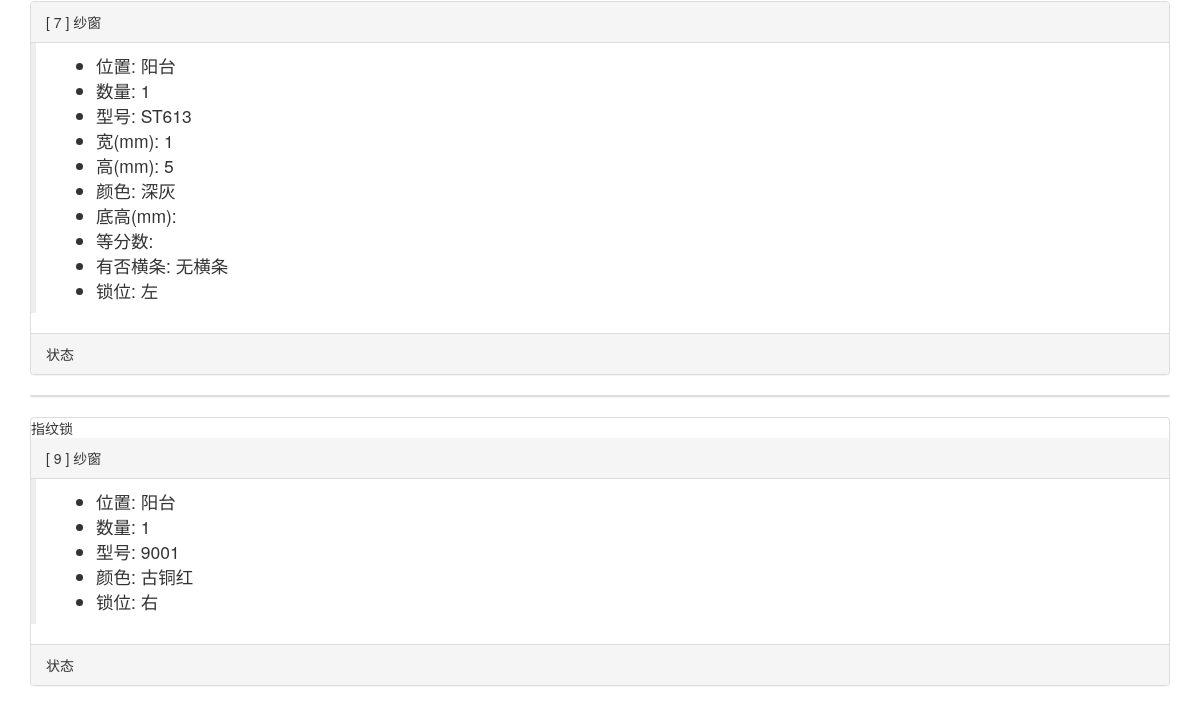
Page /viewkehudd/2 (signed in, lower part) on the earlier database version.
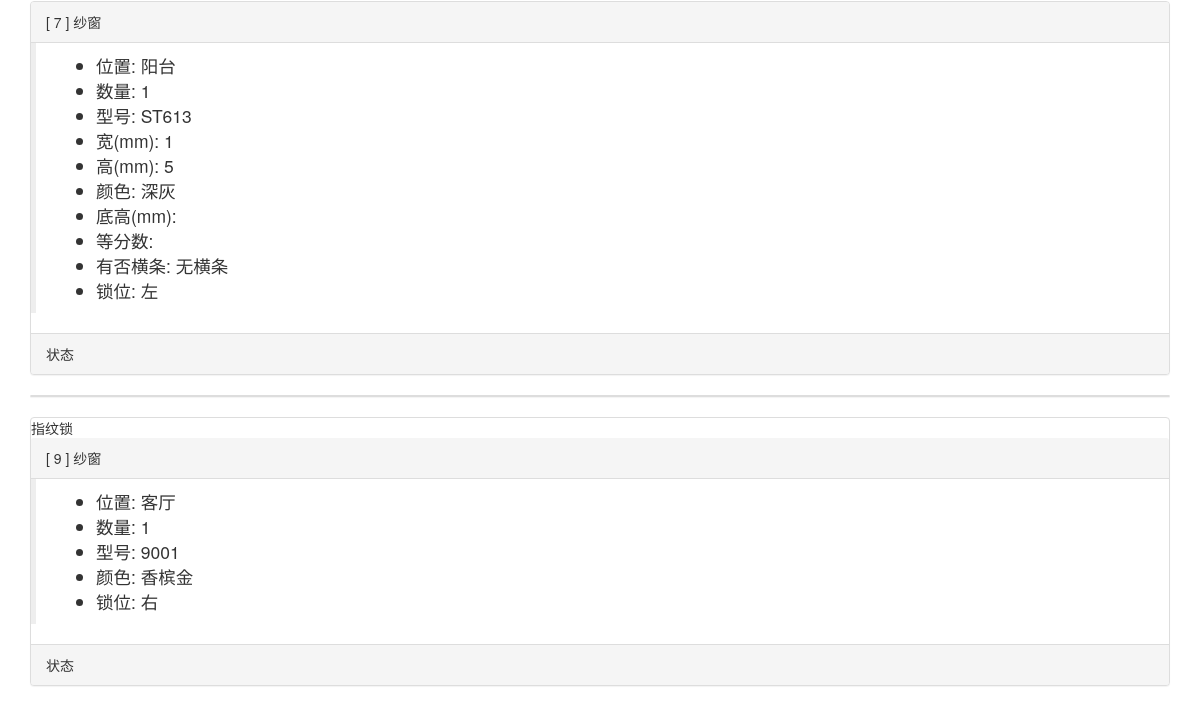
Same page on the later database version.
### app/models.py (models this page shows, shortened)
class Dingdan(db.Model):
    __tablename__ = 'dingdans'
    id = db.Column(db.Integer, primary_key=True)
    kehu_id = db.Column(db.Integer, db.ForeignKey('kehus.id'))
    chanpin_id = db.Column(db.Integer, db.ForeignKey('chanpins.id'))
    shuliang = db.Column(db.Integer)
    weizhi = db.Column(db.String(64))
    xinghao = db.Column(db.String(64))
    kuan_chang = db.Column(db.Integer)
    gao = db.Column(db.Integer)
    meikongkuan_bashoudigao = db.Column(db.Integer)
    color = db.Column(db.String(64))
    shanshu = db.Column(db.Integer)
    zhonghengtiaoshu_gantiaoshu = db.Column(db.Integer)
    shuowei = db.Column(db.String(64))
    ishaveht = db.Column(db.String(64))
    zhangfa_dengfenshu_kaishuofangshi = db.Column(db.String(64))
    jiage = db.Column(db.Float)
    tushipic = db.Column(db.String(64))
    beizhu = db.Column(db.String(64))
    status = db.Column(db.Integer, default=0)  # 0测尺、1业务下单、2工厂下单、3工厂入库、4工厂发货、5货到工地、6安装完成
    fakaidi = db.Column(db.String(64))
    time0 = db.Column(db.DateTime(), default=datetime.utcnow)
    user0_id = db.Column(db.Integer, db.ForeignKey('users.id'))
    time1 = db.Column(db.DateTime())
    user1_id = db.Column(db.Integer, db.ForeignKey('users.id'))
    time2 = db.Column(db.DateTime())
    user2_id = db.Column(db.Integer, db.ForeignKey('users.id'))
    time3 = db.Column(db.DateTime())
    user3_id = db.Column(db.Integer, db.ForeignKey('users.id'))
    time4 = db.Column(db.DateTime())
    user4_id = db.Column(db.Integer, db.ForeignKey('users.id'))
    time5 = db.Column(db.DateTime())
    user5_id = db.Column(db.Integer, db.ForeignKey('users.id'))
    time6 = db.Column(db.DateTime())
    user6_id = db.Column(db.Integer, db.ForeignKey('users.id'))

### app/main/views.py (the view)
@main.route('/viewkehudd/<int:id>', methods=['GET', 'POST'])
@login_required
def viewkehudd(id):
    kehu = Kehu.query.get(id)
    return render_template('viewkehudd.html', kehu=kehu)

### app/models.py (called while the page is built)
    @login_manager.user_loader
    def load_user(user_id):
        return User.query.get(int(user_id))

### app/templates/viewkehudd.html (shortened to what this page needs)
{% extends "base.html" %}
{% import "bootstrap/wtf.html" as wtf %}
{% block page_content %}
    {% for dingdan in kehu.dingdans %}
            <div class="panel panel-default">
        {% if dingdan.chanpin.pinming == '隐形网' %}
                <div class="panel-heading">[ {{ dingdan.id }} ] 隐形网</div>
                <div class="post-body">
                    <blockquote>
                    <ul>
                        <li>位置: {{ dingdan.weizhi }}</li>
                        <li>数量: {{ dingdan.shuliang }}</li>
                        <li>型号: {{ dingdan.xinghao }}</li>
                        <li>宽(mm): {{ dingdan.kuan_chang }}</li>
                        <li>高(mm): {{ dingdan.gao }}</li>
                        <li>颜色: {{ dingdan.color }}</li>
                    </ul>
                    </blockquote>
                </div>
                <div class="panel-footer">状态</div>
        {% elif dingdan.chanpin.pinming == '纱门' %}
                <div class="panel-heading">[ {{ dingdan.id }} ] 纱门</div>
                <div class="post-body">
                    <blockquote>
                    <ul>
                        <li>位置: {{ dingdan.weizhi }}</li>
                        <li>数量: {{ dingdan.shuliang }}</li>
                        <li>型号: {{ dingdan.xinghao }}</li>
                        <li>宽(mm): {{ dingdan.kuan_chang }}</li>
                        <li>高(mm): {{ dingdan.gao }}</li>
                        <li>颜色: {{ dingdan.color }}</li>
                        <li>内空宽(mm): {{ dingdan.meikuan_digao }}</li>
                        <li>扇数: {{ dingdan.shanshu }}</li>
                        <li>中横条数: {{ dingdan.zhonghengtiaoshu_gantiaoshu }}</li>
                        <li>锁位: {{ dingdan.shuowei }}</li>
                        <li>装法: {{ dingdan.zhangfa }}</li>
                    </ul>
                    </blockquote>
                </div>
                <div class="panel-footer">状态</div>
        {% elif dingdan.chanpin.pinming == '纱窗' %}
                <div class="panel-heading">[ {{ dingdan.id }} ] 纱窗</div>
                <div class="post-body">
                    <blockquote>
                    <ul>
                        <li>位置: {{ dingdan.weizhi }}</li>
                        <li>数量: {{ dingdan.shuliang }}</li>
                        <li>型号: {{ dingdan.xinghao }}</li>
                        <li>宽(mm): {{ dingdan.kuan_chang }}</li>
                        <li>高(mm): {{ dingdan.gao }}</li>
                        <li>颜色: {{ dingdan.color }}</li>
                        <li>底高(mm): {{ dingdan.meikuan_digao }}</li>
                        <li>等分数: {{ dingdan.dengfenshu }}</li>
                        <li>有否横条: {{ dingdan.ishaveht }}</li>
                        <li>锁位: {{ dingdan.shuowei }}</li>
                    </ul>
                    </blockquote>
                </div>
                <div class="panel-footer">状态</div>
        {% elif dingdan.chanpin.pinming == '指纹锁' %}
            指纹锁<br>
                <div class="panel-heading">[ {{ dingdan.id }} ] 纱窗</div>
                <div class="post-body">
                    <blockquote><ul>
                        <li>位置: {{ dingdan.weizhi }}</li>
                        <li>数量: {{ dingdan.shuliang }}</li>
                        <li>型号: {{ dingdan.xinghao }}</li>
                        <li>颜色: {{ dingdan.color }}</li>
                        <li>锁位: {{ dingdan.shuowei }}</li>
                    </ul></blockquote>
                </div>
                <div class="panel-footer">状态</div>
        {% endif %}
            </div>
    {% endfor %}
{% endblock %}

### app/templates/base.html (shortened to what this page needs)
{% extends "bootstrap/base.html" %}
{% block head %}
{{ super() }}
<link rel="stylesheet" type="text/css" href="{{ url_for('static', filename='styles.css') }}">
{% endblock %}
{% block content %}
<div class="container">
    {% block page_content %}{% endblock %}
</div>
{% endblock %}

Differences in the rows shown:
changed Dingdan id 9: weizhi "阳台" → "客厅"; color "古铜红" → "香槟金"
